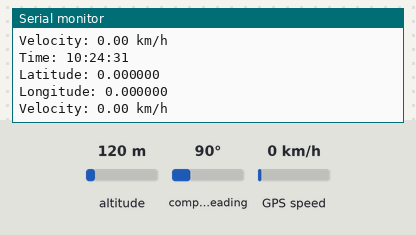
Bench run of a sketch on a simulated Arduino Uno, built with avr-gcc and run on an emulated ATmega328P. Parts: the last lines printed to the serial monitor. The test bench sets the inputs (shaded band); at power-on: GPS speed 0 km/h, altitude 120 m, compass heading 90°. The GPS gets a fix after 3 s at 37.7749, -122.4194 with 8 satellites.

Above: at 1.8 s.
1.9 s: GPS speed set to 2 km/h
At 3.3 s:
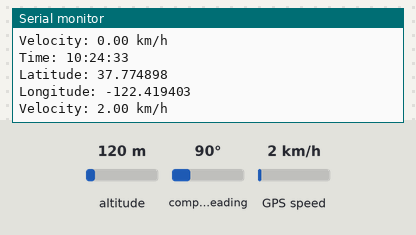
3.4 s: GPS speed set to 30 km/h
At 4.8 s:
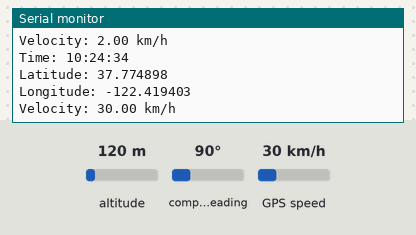
Timing chart, 0 to 6.4 s (numbered marks = the images above; inputs shaded):
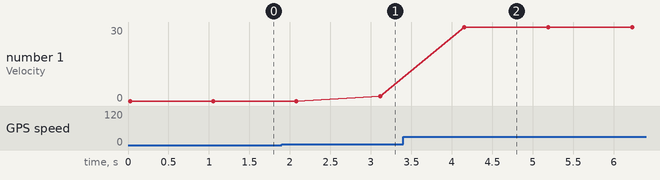

The sketch:

GPS.ino
```cpp
#include <SoftwareSerial.h>
#include <TinyGPS++.h>

// GPS module connections (use appropriate pins)
#define RX_PIN 4
#define TX_PIN 3
#define BAUD_RATE 9600

// Create software serial for GPS
SoftwareSerial gpsSerial(RX_PIN, TX_PIN);

// Create a TinyGPS++ object
TinyGPSPlus gps;

// Define a structure to hold GPS data
struct GPSData {
    String time;
    double latitude;
    double longitude;
    double velocity;

    void update(const TinyGPSPlus &gps) {
        if (gps.time.isUpdated()) {
            time = String(gps.time.hour()) + ":" + String(gps.time.minute()) + ":" + String(gps.time.second());
        }
        if (gps.location.isUpdated()) {
            latitude = gps.location.lat();
            longitude = gps.location.lng();
        }
        if (gps.speed.isUpdated()) {
            velocity = gps.speed.kmph();
        }
    }

    void print() {
        Serial.print("Time: "); Serial.println(time);
        Serial.print("Latitude: "); Serial.println(latitude, 6);
        Serial.print("Longitude: "); Serial.println(longitude, 6);
        Serial.print("Velocity: "); Serial.print(velocity); Serial.println(" km/h");
    }
};

GPSData gpsData;

void setup() {
    // Initialize serial communication for debugging
    Serial.begin(115200);
    while (!Serial);

    // Initialize GPS serial communication
    gpsSerial.begin(BAUD_RATE);

    Serial.println("GPS Module Test");
}

void loop() {
    // Process data from GPS module
    while (gpsSerial.available() > 0) {
        char c = gpsSerial.read();
        gps.encode(c);
    }

    // Update GPS data object
    gpsData.update(gps);

    // Print data for debugging (remove in production)
    gpsData.print();

    // Add a small delay
    delay(1000);
}
```

Measured:
- after the input at 1.9 s, the serial monitor: prints a new line after 1.2 s (image 1)
- after the input at 3.4 s, the serial monitor: prints a new line after 0.75 s (image 2)
- plotted number 1: 0 → 2 after the input at 1.9 s, 2 → 30 after the input at 3.4 s
